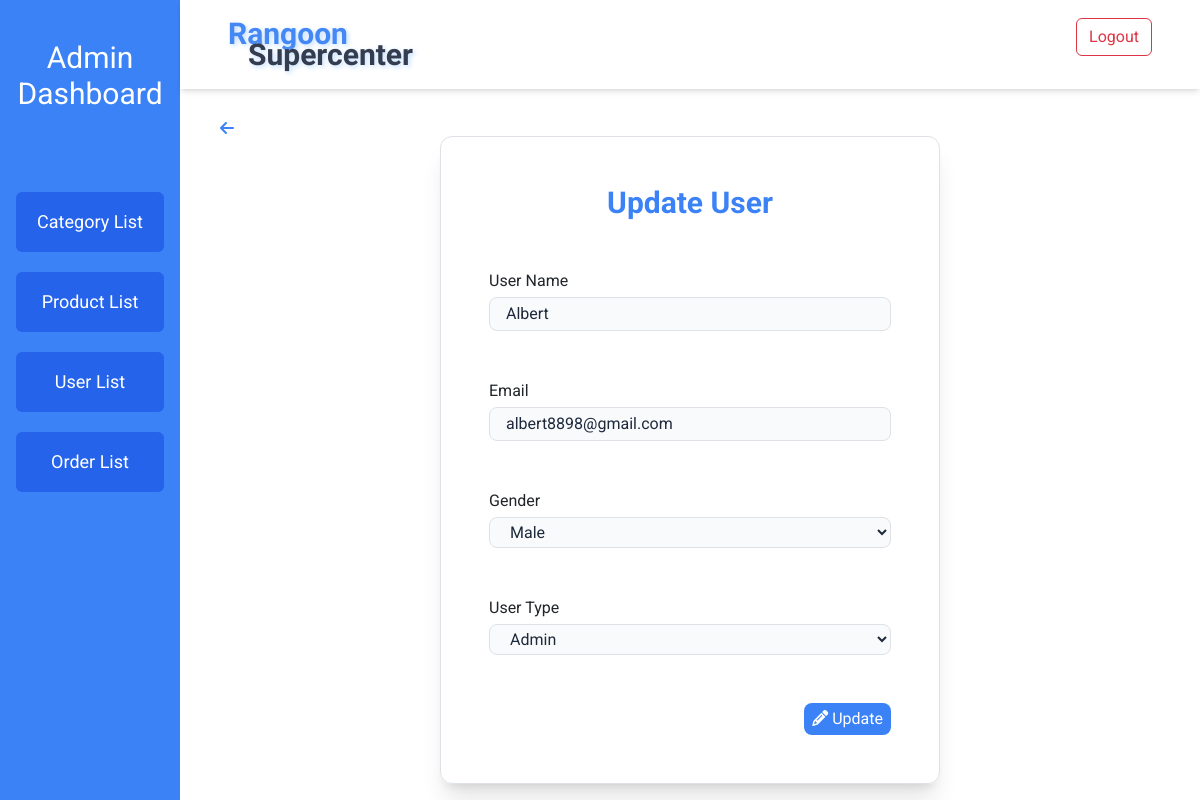
/RangoonSuperCenter/user_update.php?userID=4, run on the app's committed database.
### tables this page shows
CREATE TABLE `users` (
  `userID` int(11) NOT NULL,
  `userName` varchar(255) NOT NULL,
  `userEmail` varchar(255) NOT NULL,
  `userPass` varchar(255) NOT NULL,
  `userCpass` varchar(255) NOT NULL,
  `gender` char(1) DEFAULT NULL,
  `userType` varchar(50) DEFAULT NULL
);

### RangoonSuperCenter/user_update.php (the view, shortened to what this page needs)
<?php
require_once("database/db_connect.php");
if (isset($_GET['userID']) && !empty($_GET['userID'])) {
    $userId = $_GET['userID'];
    $selectSql = "SELECT * FROM users WHERE userID = :userId";
    $selectStmt = $pdo->prepare($selectSql);
    $selectStmt->bindParam(':userId', $userId, PDO::PARAM_INT);
    $selectStmt->execute();
    if ($selectStmt->rowCount() > 0) {
        $user = $selectStmt->fetch(PDO::FETCH_ASSOC);
    } else {
        $errorMessage = "User not found.";
    }
} else {
    $errorMessage = "User ID not provided.";
}
?>
<!DOCTYPE html>
<html lang="en">
<head>
    <link rel="stylesheet" href="https://cdn.jsdelivr.net/npm/tailwindcss@2.2.19/dist/tailwind.min.css">
    <link rel="stylesheet" href="https://cdnjs.cloudflare.com/ajax/libs/font-awesome/6.5.1/css/all.min.css" />
</head>
<body class="font-sans flex">
    <?php require_once("aside.php"); ?>
    <main class="w-full pl-[15%]">
        <?php require_once("navbar.php"); ?>
        <section class="px-10 mt-5">
            <a class="text-blue-500 " href="user_list.php">
                <i class="fas fa-arrow-left"></i>
            </a>
            <article class="flex justify-center items-center">
                <?php if (isset($errorMessage)): ?>
                    <div class="bg-red-200 text-red-700 py-2 px-4 mt-4 mb-4 rounded-md">
                        <?= $errorMessage ?>
                    </div>
                <?php else: ?>
                    <form action="user_update.php?userID=<?= $userId ?>" method="POST" class="border-slate-300 border shadow-xl rounded-xl p-5 w-[500px] overflow-hidden">
                        <h1 class="text-center text-3xl text-blue-500 font-bold">
                            Update User
                        </h1>
                        <div class="mt-5">
                            <label for="userName" class="block text-md">
                                User Name
                            </label>
                            <input type="text" id="userName" name="userName" value="<?= $user['userName'] ?>" class="w-full mt-1 text-slate-800 bg-slate-50 border-blue-500 border rounded-lg px-3 py-1 focus:outline-blue-500 focus:border-blue-500 focus:ring-blue-500">
                        </div>
                        <div class="mt-5">
                            <label for="userEmail" class="block text-md">
                                Email
                            </label>
                            <input type="email" id="userEmail" name="userEmail" value="<?= $user['userEmail'] ?>" class="w-full mt-1 text-slate-800 bg-slate-50 border-blue-500 border rounded-lg px-3 py-1 focus:outline-blue-500 focus:border-blue-500 focus:ring-blue-500">
                        </div>
                        <div class="mt-5">
                            <label for="gender" class="block text-md">
                                Gender
                            </label>
                            <select id="gender" name="gender" class="w-full mt-1 text-slate-800 bg-slate-50 border-blue-500 border rounded-lg px-3 py-1 focus:outline-blue-500 focus:border-blue-500 focus:ring-blue-500">
                                <option value="M" <?= ($user['gender'] === 'M') ? 'selected' : '' ?>>Male</option>
                            </select>
                        </div>
                        <div class="mt-5">
                            <label for="userType" class="block text-md">
                                User Type
                            </label>
                            <select id="userType" name="userType" class="w-full mt-1 text-slate-800 bg-slate-50 border-blue-500 border rounded-lg px-3 py-1 focus:outline-blue-500 focus:border-blue-500 focus:ring-blue-500">
                                <option value="Admin" <?= ($user['userType'] === 'Admin') ? 'selected' : '' ?>>Admin</option>
                            </select>
                        </div>
                        <div class="flex justify-end mt-5">
                            <div class="">
                                <button type="submit" name="edit" class="bg-blue-500 duration hover:bg-blue-600 px-2 py-1 rounded-lg text-white text-center text-md">
                                    <i class="fa-solid fa-pencil"></i>
                                    Update
                                </button>
                            </div>
                        </div>
                    </form>
                <?php endif; ?>
            </article>
        </section>
    </main>
</body>
</html>

### RangoonSuperCenter/aside.php (style rules this page uses)
* { font-family: 'Open Sans', sans-serif; font-family: 'Roboto', sans-serif; }

### RangoonSuperCenter/navbar.php (style rules this page uses)
* { font-family: 'Open Sans', sans-serif; font-family: 'Roboto', sans-serif; }

### data on the page
users: userName "Albert", userEmail "albert8898@gmail.com", userType "Admin"
